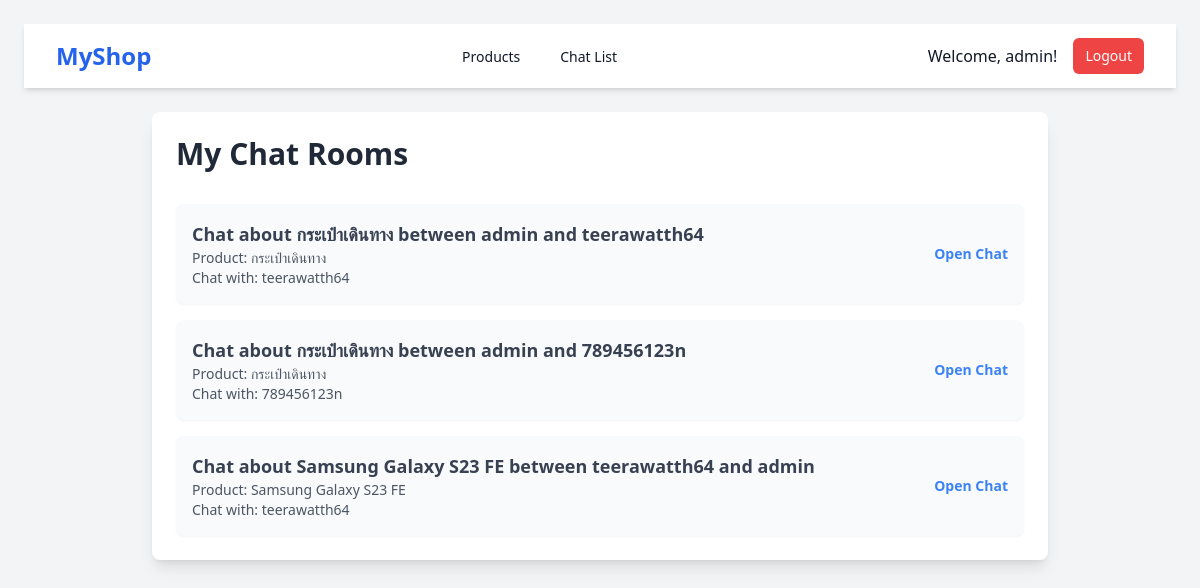
The page /chats/ (signed in) on the database its author committed.
### chatapp/models.py (models this page shows, shortened)
class Room(models.Model):
    name = models.CharField(max_length=20)
    slug = models.SlugField(max_length=100, unique=True)
    product = models.ForeignKey(Product, on_delete=models.CASCADE, null=True, blank=True)
    seller = models.ForeignKey(User, related_name='seller_rooms', on_delete=models.CASCADE, null=True, blank=True)
    customer = models.ForeignKey(User, related_name='customer_rooms', on_delete=models.CASCADE, null=True, blank=True)

class Product(models.Model):
    name = models.CharField(max_length=100)
    description = models.TextField(blank=True)
    price = models.DecimalField(max_digits=10, decimal_places=2)
    image = models.ImageField(upload_to='products/', blank=True, null=True)
    seller = models.ForeignKey(User, on_delete=models.CASCADE, null=True, blank=True)

### chatapp/views.py (the view)
# urls.py: path('chats/', views.chat_list, name='chat_list'),
def chat_list(request):
    user = request.user
    rooms = Room.objects.filter(seller=user) | Room.objects.filter(customer=user)
    rooms = rooms.distinct()  # ลบรายการที่ซ้ำกัน
    return render(request, 'chat_list.html', {'rooms': rooms})

### templates/chat_list.html (shortened to what this page needs)
<!DOCTYPE html>
<html lang="en">
<head>
    <script src="https://cdn.tailwindcss.com"></script>
</head>
<body class="bg-gray-100 p-6">
    {% include 'navbar.html' %}
    <div class="max-w-4xl mx-auto bg-white shadow-lg rounded-lg p-6">
        <h1 class="text-3xl font-bold text-gray-800 mb-8">My Chat Rooms</h1>
        {% if rooms %}
            <ul class="space-y-4">
                {% for room in rooms %}
                    <li class="bg-gray-50 p-4 rounded-lg shadow-sm hover:bg-gray-100 transition duration-200">
                        <a href="{% url 'room' room.slug room.seller.username room.product.id %}" class="flex justify-between items-center">
                            <div>
                                <h2 class="text-lg font-semibold text-gray-700">{{ room.name }}</h2>
                                <p class="text-sm text-gray-600">Product: {{ room.product.name }}</p>
                                <p class="text-sm text-gray-600">
                                    Chat with: {% if room.seller == user %}{{ room.customer.username }}{% else %}{{ room.seller.username }}{% endif %}
                                </p>
                            </div>
                            <span class="text-blue-500 text-sm font-semibold hover:underline">Open Chat</span>
                        </a>
                    </li>
                {% endfor %}
            </ul>
        {% else %}
            <p class="text-gray-600 text-center">No chat rooms available.</p>
        {% endif %}
    </div>
</body>
</html>

### templates/navbar.html (shortened to what this page needs)
<nav class="bg-white shadow-md mb-6">
    <div class="max-w-7xl mx-auto px-4 sm:px-6 lg:px-8">
        <div class="flex justify-between h-16">
            <div class="flex">
                <a href="{% url 'product_list' %}" class="flex-shrink-0 flex items-center text-2xl font-bold text-blue-600">
                    MyShop
                </a>
            </div>
            <div class="hidden sm:ml-6 sm:flex sm:space-x-8">
                <a href="{% url 'product_list' %}" class="text-gray-900 hover:text-blue-600 inline-flex items-center px-1 pt-1 border-b-2 border-transparent hover:border-blue-600 text-sm font-medium">
                    Products
                </a>
                {% if user.is_authenticated %}
                    <a href="{% url 'chat_list' %}" class="text-gray-900 hover:text-blue-600 inline-flex items-center px-1 pt-1 border-b-2 border-transparent hover:border-blue-600 text-sm font-medium">
                        Chat List
                    </a>
                {% endif %}
            </div>
            <div class="hidden sm:ml-6 sm:flex sm:items-center">
                {% if user.is_authenticated %}
                    <span class="text-gray-900 font-medium mr-4">Welcome, {{ user.username }}!</span>
                    <a href="{% url 'logout' %}" class="bg-red-500 text-white px-3 py-2 rounded-md text-sm font-medium hover:bg-red-600">
                        Logout
                    </a>
                {% endif %}
            </div>
        </div>
    </div>
</nav>

### rows shown on the page
Room: name "Chat about กระเป๋าเดินทาง between admin and teerawatth64", product.name "กระเป๋าเดินทาง", customer.username "teerawatth64"
Room: name "Chat about กระเป๋าเดินทาง between admin and 789456123n", product.name "กระเป๋าเดินทาง", customer.username "789456123n"
Room: name "Chat about Samsung Galaxy S23 FE between teerawatth64 and admin", product.name "Samsung Galaxy S23 FE", seller.username "teerawatth64"

### other values the page prints
{{ user.username }} "admin"
